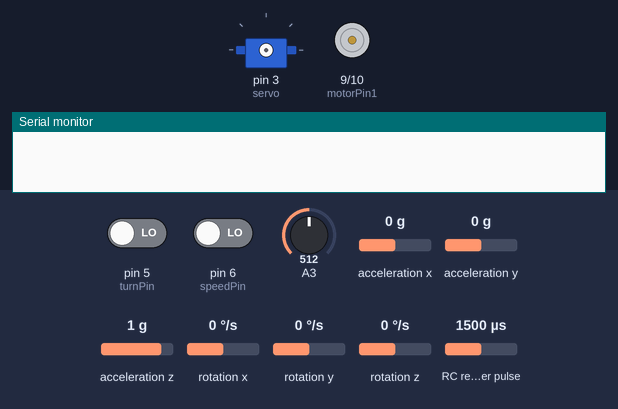
The sketch below on a simulated Arduino Uno, built with avr-gcc and run on an emulated ATmega328P. Parts: servo, motor-driver pin pairs drawn as motors (green arrow = first pin HIGH = forward, orange = second pin HIGH = backward, longer = more drive), the last lines printed to the serial monitor. Wiring (inferred from the names in the program): RC receiver channel: data pin 11. The inputs (shaded band) are chosen by the test bench; at power-on: acceleration y 0 g, pin 5 (turnPin) LOW, pin 6 (speedPin) LOW, A3 = 512, acceleration x 0 g, acceleration z 1 g, rotation x 0 °/s, rotation y 0 °/s, rotation z 0 °/s, RC receiver pulse 1500 µs.

Above: at 0.1 s.
At 4.2 s:
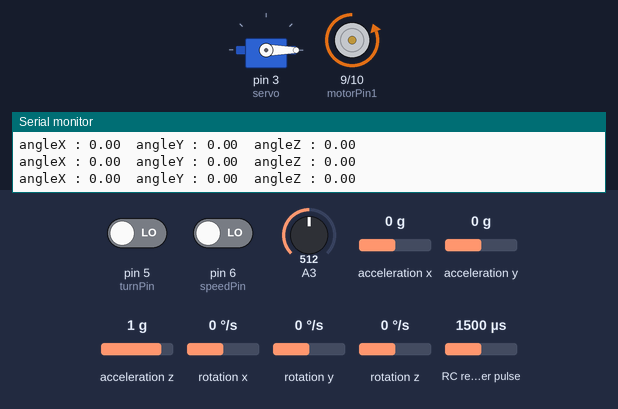
4.3 s: acceleration y set to 0.8 g
Timing chart, 0 to 7.3 s (numbered marks = the images above; inputs shaded):
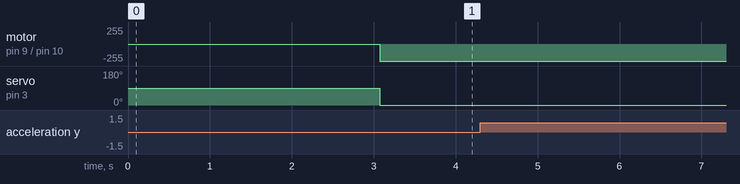

The sketch:

arduino_motor.ino
```cpp
#include <Wire.h>
#include <Servo.h>
#include <MPU6050_tockn.h>

const int motorPin1 = 9;
const int motorPin2 = 10;
const int speedPin = 6;
const int turnPin = 5;
const int steeringPin = 11;
const int handleMinAngle = 30;
const int handleMaxAngle = 150;
const int motorMaxSpeed = 150;
const int correctionFactor = 10;

MPU6050 mpu6050(Wire);
Servo servo;

void setup() {
  pinMode(motorPin1, OUTPUT);
  pinMode(motorPin2, OUTPUT);
  pinMode(speedPin, INPUT);
  pinMode(turnPin, INPUT);

  Serial.begin(9600);

  Wire.begin();
  mpu6050.begin();
  mpu6050.calcGyroOffsets();

  servo.attach(3);
}

void loop() {
  mpu6050.update();

  int steeringValue = pulseIn(steeringPin, HIGH, 25000);
  int handleAngle = map(steeringValue, 0, 180, handleMinAngle, handleMaxAngle);

  if (Serial.available() > 0) {
    steeringValue = Serial.parseInt();
  }

  int motorSpeed = pulseIn(speedPin, HIGH, 25000);
  int motorTurn = pulseIn(turnPin, HIGH, 25000);

  setMotorSpeed(motorSpeed);
  setServoAngle(motorTurn);
  adjustMotorSpeed(mpu6050.getAngleX());

  delay(20);
  printAngle(mpu6050.getAngleX(), mpu6050.getAngleY(), mpu6050.getAngleZ());
}

void setMotorSpeed(int motorSpeed) {
  if(motorSpeed > 1500) {
    digitalWrite(motorPin1, HIGH);
    digitalWrite(motorPin2, LOW);
    analogWrite(11, motorSpeed - 1500);
  } else if(motorSpeed < 1500) {
    digitalWrite(motorPin1, LOW);
    digitalWrite(motorPin2, HIGH);
    analogWrite(11, 1500 - motorSpeed);
  } else {
    digitalWrite(motorPin1, LOW);
    digitalWrite(motorPin2, LOW);
    analogWrite(11, 0);
  }
}

void setServoAngle(int motorTurn) {
  if(motorTurn > 1500) {
    servo.write(map(motorTurn, 1500, 2000, 90, 180));
  } else if(motorTurn < 1500) {
    servo.write(map(motorTurn, 1000, 1500, 0, 90));
  } else {
    servo.write(90);
  }
}

void adjustMotorSpeed(double gyroX) {
  int correction = -gyroX * correctionFactor;
  analogWrite(11, max(0, min(255, analogRead(11) + correction)));
}

void printAngle(float x, float y, float z) {
  Serial.print("angleX : ");
  Serial.print(x);
  Serial.print("\tangleY : ");
  Serial.print(y);
  Serial.print("\tangleZ : ");
  Serial.println(z);
}
```
